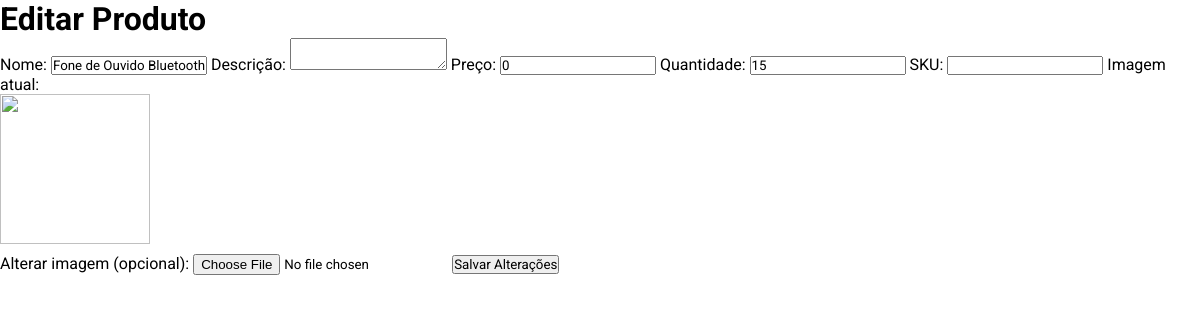
Screenshot of /php/editar_produto.php?id=1 (signed in) with the database file from the repository.
### tables this page shows
CREATE TABLE `produtos` (
  `id` int(11) NOT NULL,
  `imagem` blob NOT NULL,
  `sku` varchar(50) NOT NULL,
  `descricao` varchar(500) NOT NULL,
  `nome` varchar(150) NOT NULL,
  `categoria` varchar(100) NOT NULL,
  `quantidade` int(11) NOT NULL DEFAULT 0,
  `preco` float NOT NULL,
  `data_cadastro` date NOT NULL DEFAULT curdate()
);

### php/editar_produto.php (the view, shortened to what this page needs)
<?php
include 'conexao.php';
$id = $_GET['id'] ?? null;
$sql = "SELECT * FROM produtos WHERE id = $id";
$result = $conexao->query($sql);
$produto = $result->fetch_assoc();
?>
<!DOCTYPE html>
<html lang="pt-br">
<head>
    <link rel="stylesheet" href="../css/style.css">
</head>
<body>
<div class="container-editar">
    <h1>Editar Produto</h1>
    <form action="" method="POST" enctype="multipart/form-data" class="form-editar">
        <label>Nome:</label>
        <input type="text" name="nome" value="<?= htmlspecialchars($produto['nome']); ?>" required>
        <label>Descrição:</label>
        <textarea name="descricao" required><?= htmlspecialchars($produto['descricao']); ?></textarea>
        <label>Preço:</label>
        <input type="number" step="0.01" name="preco" value="<?= htmlspecialchars($produto['preco']); ?>" required>
        <label>Quantidade:</label>
        <input type="number" name="quantidade" value="<?= htmlspecialchars($produto['quantidade']); ?>" required>
        <label>SKU:</label>
        <input type="text" name="sku" value="<?= htmlspecialchars($produto['sku']); ?>" required>
        <label>Imagem atual:</label><br>
        <img width="150" style="margin-bottom:10px;"><br>
        <label>Alterar imagem (opcional):</label>
        <input type="file" name="imagem" accept="image/*">
        <button type="submit" class="btn-salvar">Salvar Alterações</button>
    </form>
</div>
</body>
</html>

### css/style.css (style rules this page uses)
:root { --primary-color: #004AAD; --secondary-color: #f8f9fa; --tertiary-color: rgb(72, 72, 72); --text-color: #333; --light-text: #fff; --menu-hover: #0a6bd2; --card-bg: #fff; --shadow: 0 4px 12px rgba(0, 0, 0, 0.08); --border-radius: 8px; --stat-low-stock-color: #ffc107; --stat-product-qty-color: #17a2b8; --stat-total-cost-color: #28a745; --product-stock-in: #28a745; --product-stock-low: #ffc107; --product-stock-out: #dc3545; --product-action-delete: #dc3545; --product-action-comment: #6c757d; }
* { margin: 0; padding: 0; box-sizing: border-box; font-family: "Roboto", sans-serif; }

### rows the page displays
produtos: nome "Fone de Ouvido Bluetooth", preco "0", quantidade "15"
